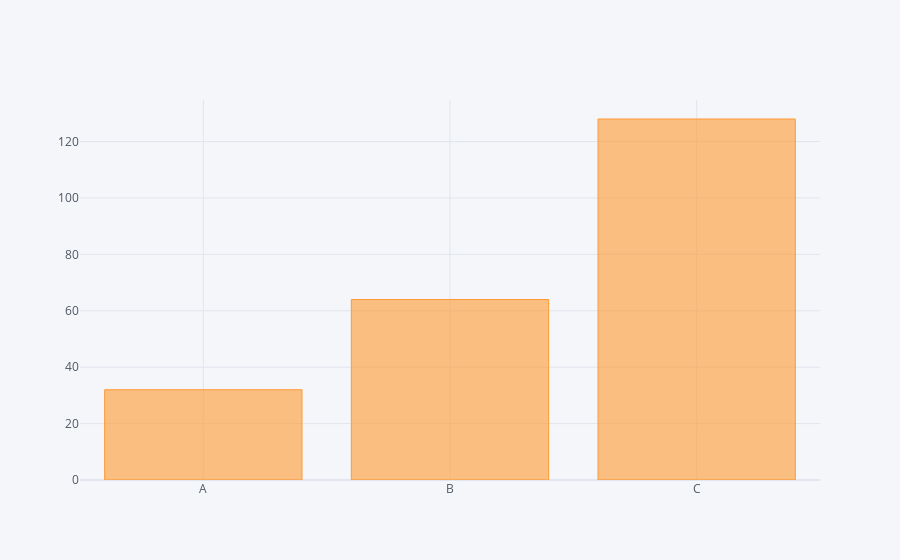

The code cell stored with this chart in its notebook:
### Code cell
df2.iplot(kind='bar',x='Category',y='Values')

### Figure 1 — Plotly figure (JSON) as saved in the notebook; plotly's stock layout.template omitted (floating-point values rounded to 4 significant figures)
{"data": [{"marker": {"color": "rgba(255, 153, 51, 0.6)", "line": {"color": "rgba(255, 153, 51, 1.0)", "width": 1}}, "name": "Values", "orientation": "v", "text": "", "type": "bar", "x": ["A", "B", "C"], "y": [32, 64, 128]}], "layout": {"legend": {"bgcolor": "#F5F6F9", "font": {"color": "#4D5663"}}, "paper_bgcolor": "#F5F6F9", "plot_bgcolor": "#F5F6F9", "title": {"font": {"color": "#4D5663"}}, "xaxis": {"gridcolor": "#E1E5ED", "showgrid": true, "tickfont": {"color": "#4D5663"}, "title": {"font": {"color": "#4D5663"}, "text": ""}, "zerolinecolor": "#E1E5ED"}, "yaxis": {"gridcolor": "#E1E5ED", "showgrid": true, "tickfont": {"color": "#4D5663"}, "title": {"font": {"color": "#4D5663"}, "text": ""}, "zerolinecolor": "#E1E5ED"}}}
